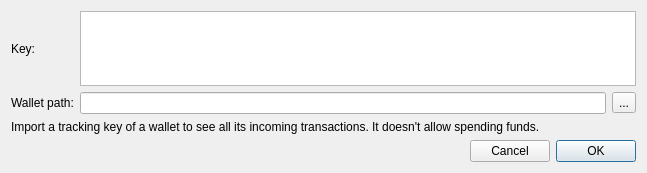
<?xml version="1.0" encoding="UTF-8"?>
<ui version="4.0">
  <class>ImportTrackingKeyDialog</class>
  <widget class="QDialog" name="ImportTrackingKeyDialog">
    <property name="geometry">
      <rect>
        <x>0</x>
        <y>0</y>
        <width>647</width>
        <height>173</height>
      </rect>
    </property>
    <property name="minimumSize">
      <size>
        <width>0</width>
        <height>150</height>
      </size>
    </property>
    <property name="windowTitle">
      <string>Import tracking key</string>
    </property>
    <layout class="QVBoxLayout" name="verticalLayout">
      <item>
        <layout class="QGridLayout" name="gridLayout">
          <item row="1" column="2">
            <widget class="QToolButton" name="m_selectPathButton">
              <property name="text">
                <string>...</string>
              </property>
            </widget>
          </item>
          <item row="0" column="0">
            <widget class="QLabel" name="label">
              <property name="text">
                <string>Key:</string>
              </property>
            </widget>
          </item>
          <item row="1" column="0">
            <widget class="QLabel" name="label_2">
              <property name="text">
                <string>Wallet path:</string>
              </property>
            </widget>
          </item>
          <item row="1" column="1">
            <widget class="QLineEdit" name="m_pathEdit"/>
          </item>
          <item row="0" column="1" colspan="2">
            <widget class="QTextEdit" name="m_keyEdit"/>
          </item>
        </layout>
      </item>
      <item>
        <widget class="QLabel" name="label_3">
          <property name="text">
            <string>Import a tracking key of a wallet to see all its incoming transactions. It doesn't allow spending funds.</string>
          </property>
        </widget>
      </item>
      <item>
        <spacer name="verticalSpacer">
          <property name="orientation">
            <enum>Qt::Vertical</enum>
          </property>
          <property name="sizeHint" stdset="0">
            <size>
              <width>20</width>
              <height>2</height>
            </size>
          </property>
        </spacer>
      </item>
      <item>
        <layout class="QHBoxLayout" name="horizontalLayout">
          <item>
            <spacer name="horizontalSpacer">
              <property name="orientation">
                <enum>Qt::Horizontal</enum>
              </property>
              <property name="sizeHint" stdset="0">
                <size>
                  <width>40</width>
                  <height>20</height>
                </size>
              </property>
            </spacer>
          </item>
          <item>
            <widget class="QPushButton" name="m_cancelButton">
              <property name="text">
                <string>Cancel</string>
              </property>
              <property name="autoDefault">
                <bool>false</bool>
              </property>
            </widget>
          </item>
          <item>
            <widget class="QPushButton" name="m_okButton">
              <property name="text">
                <string>OK</string>
              </property>
              <property name="autoDefault">
                <bool>false</bool>
              </property>
              <property name="default">
                <bool>true</bool>
              </property>
            </widget>
          </item>
        </layout>
      </item>
    </layout>
  </widget>
  <resources/>
  <connections>
    <connection>
      <sender>m_selectPathButton</sender>
      <signal>clicked()</signal>
      <receiver>ImportTrackingKeyDialog</receiver>
      <slot>selectPathClicked()</slot>
      <hints>
        <hint type="sourcelabel">
          <x>620</x>
          <y>54</y>
        </hint>
        <hint type="destinationlabel">
          <x>323</x>
          <y>65</y>
        </hint>
      </hints>
    </connection>
    <connection>
      <sender>m_okButton</sender>
      <signal>clicked()</signal>
      <receiver>ImportTrackingKeyDialog</receiver>
      <slot>accept()</slot>
      <hints>
        <hint type="sourcelabel">
          <x>594</x>
          <y>102</y>
        </hint>
        <hint type="destinationlabel">
          <x>323</x>
          <y>65</y>
        </hint>
      </hints>
    </connection>
    <connection>
      <sender>m_cancelButton</sender>
      <signal>clicked()</signal>
      <receiver>ImportTrackingKeyDialog</receiver>
      <slot>reject()</slot>
      <hints>
        <hint type="sourcelabel">
          <x>511</x>
          <y>102</y>
        </hint>
        <hint type="destinationlabel">
          <x>323</x>
          <y>65</y>
        </hint>
      </hints>
    </connection>
  </connections>
  <slots>
    <slot>selectPathClicked()</slot>
  </slots>
</ui>
